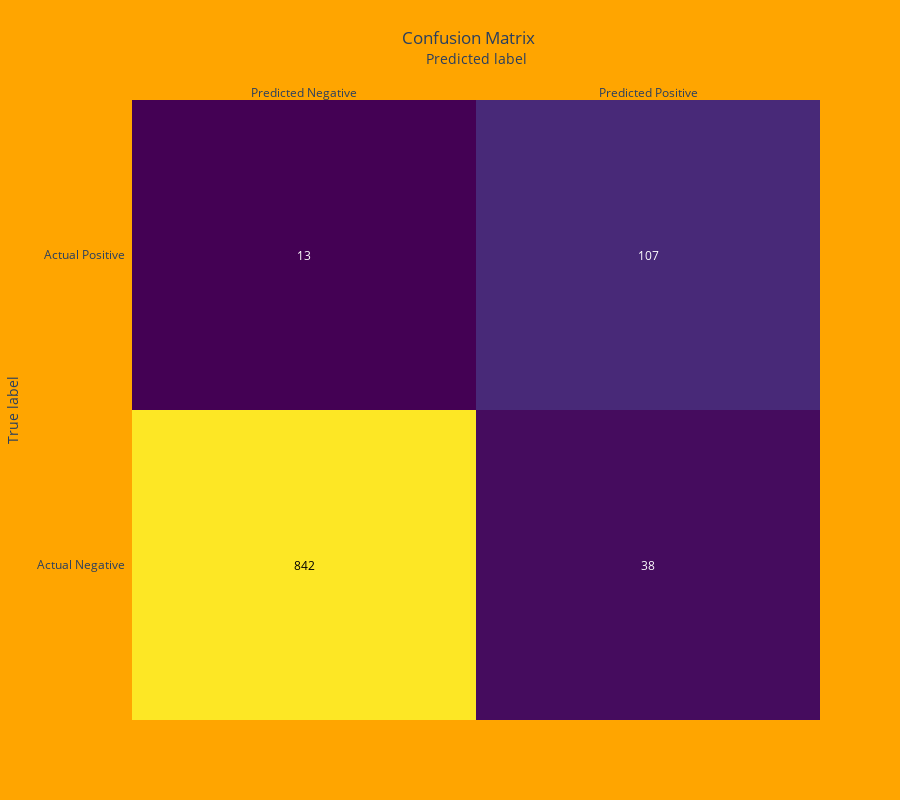

Source (notebook cell):
### Markdown cell above
We are plotting the confusion matrix for our model

### Code cell
import plotly.figure_factory as ff
confusion = np.array([[842, 38], [13, 107]])
z = confusion
x = ['Predicted Negative', 'Predicted Positive']
y = ['Actual Negative', 'Actual Positive']

# Heatmap oluşturma
Fig_4 = ff.create_annotated_heatmap(z, x = x, y = y, colorscale = 'Viridis')

# Layout ayarları
Fig_4.update_layout(title = {"text" : "Confusion Matrix", "x" : 0.52, "y" : 0.96}, xaxis = dict(title = 'Predicted label'), yaxis=dict(title = 'True label'),
                    plot_bgcolor = "orange", paper_bgcolor = "orange", height = 800)

Fig_4.show()

### Figure 1 — Plotly figure (JSON) as saved in the notebook; plotly's stock layout.template omitted (floating-point values rounded to 4 significant figures)
{"data": [{"colorscale": [[0, "#440154"], [0.1111, "#482878"], [0.2222, "#3e4989"], [0.3333, "#31688e"], [0.4444, "#26828e"], [0.5556, "#1f9e89"], [0.6667, "#35b779"], [0.7778, "#6ece58"], [0.8889, "#b5de2b"], [1, "#fde725"]], "reversescale": false, "showscale": false, "type": "heatmap", "x": ["Predicted Negative", "Predicted Positive"], "y": ["Actual Negative", "Actual Positive"], "z": [[842, 38], [13, 107]]}], "layout": {"annotations": [{"font": {"color": "#000000"}, "showarrow": false, "text": "842", "x": "Predicted Negative", "xref": "x", "y": "Actual Negative", "yref": "y"}, {"font": {"color": "#FFFFFF"}, "showarrow": false, "text": "38", "x": "Predicted Positive", "xref": "x", "y": "Actual Negative", "yref": "y"}, {"font": {"color": "#FFFFFF"}, "showarrow": false, "text": "13", "x": "Predicted Negative", "xref": "x", "y": "Actual Positive", "yref": "y"}, {"font": {"color": "#FFFFFF"}, "showarrow": false, "text": "107", "x": "Predicted Positive", "xref": "x", "y": "Actual Positive", "yref": "y"}], "height": 800, "paper_bgcolor": "orange", "plot_bgcolor": "orange", "title": {"text": "Confusion Matrix", "x": 0.52, "y": 0.96}, "xaxis": {"dtick": 1, "gridcolor": "rgb(0, 0, 0)", "side": "top", "ticks": "", "title": {"text": "Predicted label"}}, "yaxis": {"dtick": 1, "ticks": "", "ticksuffix": "  ", "title": {"text": "True label"}}}}
